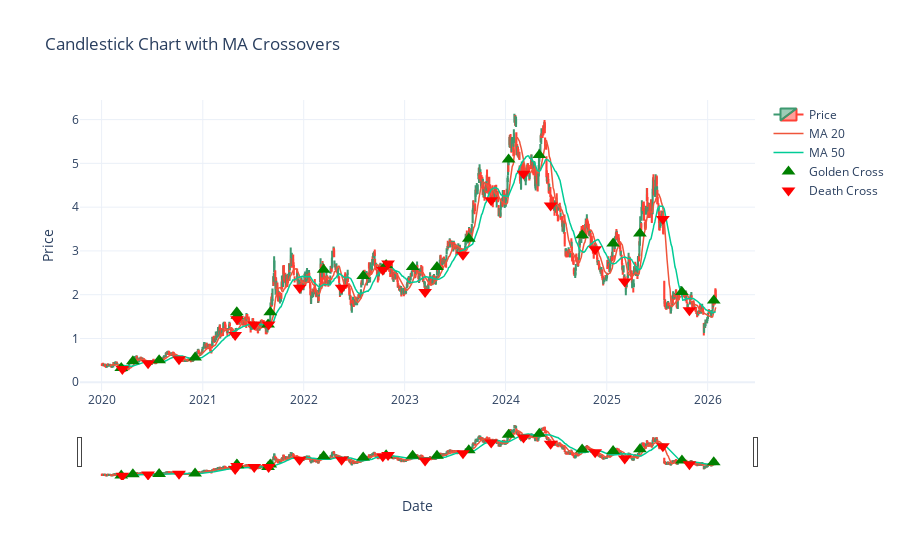

The notebook cell saved with this chart:
### Markdown cell above
Plotly candlestick + MA + crossover markers

### Code cell
import plotly.graph_objects as go

fig = go.Figure()

# Candlesticks
fig.add_trace(
    go.Candlestick(
        x=df.index,
        open=df["Open"],
        high=df["High"],
        low=df["Low"],
        close=df["Close"],
        name="Price"
    )
)

# Moving averages
fig.add_trace(
    go.Scatter(
        x=df.index,
        y=df["MA20"],
        mode="lines",
        name="MA 20",
        line=dict(width=1.5)
    )
)

fig.add_trace(
    go.Scatter(
        x=df.index,
        y=df["MA50"],
        mode="lines",
        name="MA 50",
        line=dict(width=1.5)
    )
)

# Golden cross (buy)
fig.add_trace(
    go.Scatter(
        x=golden_cross.index,
        y=golden_cross["Close"],
        mode="markers",
        marker=dict(
            symbol="triangle-up",
            size=12,
            color="green"
        ),
        name="Golden Cross"
    )
)

# Death cross (sell)
fig.add_trace(
    go.Scatter(
        x=death_cross.index,
        y=death_cross["Close"],
        mode="markers",
        marker=dict(
            symbol="triangle-down",
            size=12,
            color="red"
        ),
        name="Death Cross"
    )
)

# Layout
fig.update_layout(
    title="Candlestick Chart with MA Crossovers",
    xaxis_title="Date",
    yaxis_title="Price",
    xaxis_rangeslider_visible=True,
    template="plotly_white",
    hovermode="x unified"
)

fig.show()

### Figure 1 — Plotly figure (JSON) as saved in the notebook; plotly's stock layout.template omitted (floating-point values rounded to 4 significant figures; data arrays with more than 128 entries replaced by an {"elided": "..."} marker saying what was removed)
{"data": [{"close": {"elided": "1539 float values"}, "high": {"elided": "1539 float values"}, "low": {"elided": "1539 float values"}, "name": "Price", "open": {"elided": "1539 float values"}, "type": "candlestick", "x": {"elided": "1539 str values"}}, {"line": {"width": 1.5}, "mode": "lines", "name": "MA 20", "type": "scatter", "x": {"elided": "1539 str values"}, "y": {"elided": "1539 float values"}}, {"line": {"width": 1.5}, "mode": "lines", "name": "MA 50", "type": "scatter", "x": {"elided": "1539 str values"}, "y": {"elided": "1539 float values"}}, {"marker": {"color": "green", "size": 12, "symbol": "triangle-up"}, "mode": "markers", "name": "Golden Cross", "type": "scatter", "x": ["2020-03-12T00:00:00", "2020-04-23T00:00:00", "2020-07-27T00:00:00", "2020-12-04T00:00:00", "2021-05-04T00:00:00", "2021-05-06T00:00:00", "2021-08-25T00:00:00", "2021-09-02T00:00:00", "2022-03-14T00:00:00", "2022-08-04T00:00:00", "2022-10-26T00:00:00", "2023-01-30T00:00:00", "2023-04-28T00:00:00", "2023-08-21T00:00:00", "2024-01-12T00:00:00", "2024-05-02T00:00:00", "2024-10-04T00:00:00", "2025-01-24T00:00:00", "2025-05-01T00:00:00", "2025-09-30T00:00:00", "2026-01-23T00:00:00"], "y": [0.328, 0.48, 0.504, 0.568, 1.6, 1.52, 1.32, 1.6, 2.57, 2.43, 2.68, 2.63, 2.63, 3.28, 5.09, 5.19, 3.36, 3.17, 3.4, 2.06, 1.87]}, {"marker": {"color": "red", "size": 12, "symbol": "triangle-down"}, "mode": "markers", "name": "Death Cross", "type": "scatter", "x": ["2020-03-16T00:00:00", "2020-06-17T00:00:00", "2020-10-07T00:00:00", "2021-04-28T00:00:00", "2021-05-05T00:00:00", "2021-07-06T00:00:00", "2021-08-27T00:00:00", "2021-12-17T00:00:00", "2022-05-18T00:00:00", "2022-10-14T00:00:00", "2022-11-02T00:00:00", "2023-03-16T00:00:00", "2023-07-31T00:00:00", "2023-11-10T00:00:00", "2024-03-06T00:00:00", "2024-06-12T00:00:00", "2024-11-20T00:00:00", "2025-03-07T00:00:00", "2025-07-23T00:00:00", "2025-10-27T00:00:00"], "y": [0.304, 0.432, 0.528, 1.08, 1.44, 1.32, 1.32, 2.16, 2.16, 2.57, 2.71, 2.06, 2.91, 4.16, 4.76, 4.04, 3.04, 2.3, 3.73, 1.645]}], "layout": {"hovermode": "x unified", "title": {"text": "Candlestick Chart with MA Crossovers"}, "xaxis": {"rangeslider": {"visible": true}, "title": {"text": "Date"}}, "yaxis": {"title": {"text": "Price"}}}}
